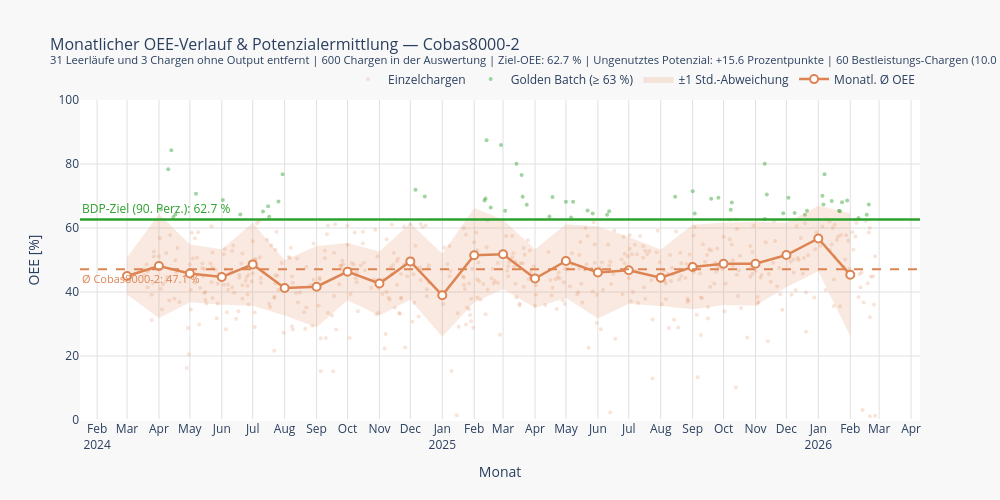

The notebook cell saved with this chart:
### Code cell
import plotly.graph_objects as go

# ── 5 · Cobas8000-2 — Potenzialermittlung (Best-Demonstrated-Practice) ───────

LINE2       = "Cobas8000-"
LINE2_OID   = "074FADAA-59C9-420A-BE0E-6367E00BE429"
LINE2_LABEL = "Cobas8000-2"

# Filtern, Typen konvertieren, NaN-Zeilen entfernen.
# total_quantity liegt in der CSV als String vor und muss explizit konvertiert werden.
df2 = df[(df["line_name"] == LINE2) & (df["line_oid"] == LINE2_OID)].copy()
df2["oee"]            = pd.to_numeric(df2["oee"],            errors="coerce")
df2["start"]          = pd.to_datetime(df2["start"],         errors="coerce")
df2["total_quantity"] = pd.to_numeric(df2["total_quantity"], errors="coerce")
df2 = df2.dropna(subset=["oee", "start"])

# Chargen ohne jede Produktion explizit ausschließen.
# Einträge mit total_quantity = 0 sind Leerläufe, Kurzstarts oder reine
# Stillstandserfassungen – sie haben keine OEE-Aussagekraft.
n_zero2 = (df2["total_quantity"] == 0).sum()
df2 = df2[df2["total_quantity"] > 0].copy()
if n_zero2 > 0:
    print(f"  {n_zero2} Charge(n) entfernt: keine Produktionsmenge vorhanden (Leerläufe).")

# Ungültige OEE-Werte entfernen (identisches Kriterium wie überall im Notebook).
# oee <= 0 : Totalausfälle und Berechnungsfehler – kein verwertbarer Output.
# oee > 1  : Physikalisch unmöglich – Berechnungsfehler im Quellsystem.
n_invalid2 = ((df2["oee"] <= 0) | (df2["oee"] > 1)).sum()
df2 = df2[(df2["oee"] > 0) & (df2["oee"] <= 1)].copy()
if n_invalid2 > 0:
    print(f"  {n_invalid2} Charge(n) entfernt: kein Output erzielt oder ungültiger Datenwert.")

# clip(upper=100) verhindert, dass Floating-Point-Ungenauigkeiten
# (z. B. oee = 1.0000001) zu oee_pct minimal über 100 führen.
df2["oee_pct"] = (df2["oee"] * 100).clip(upper=100)

# Monatliche Aggregation
df2["month"] = df2["start"].dt.to_period("M")
monthly2 = (
    df2.groupby("month")["oee_pct"]
    .agg(mean="mean", std="std", count="count")
    .reset_index()
)
monthly2["month_dt"] = monthly2["month"].dt.to_timestamp()
monthly2["std"] = monthly2["std"].fillna(0)

# Chargenseitig gewichteter Gesamtmittelwert (Status Quo)
overall_mean2 = df2["oee_pct"].mean()

# ── Potenzialberechnung (Best-Demonstrated-Practice) ─────────────────────────
# Zielwert: Das 90. Perzentil des bereinigten Datensatzes.
# BDP = Best Demonstrated Practice: der beste nachweislich erreichte Zustand
# der eigenen Anlage – 10 % der Chargen haben diesen Wert bereits erzielt.
# Hinweis: Dieser Perzentil-Wert dient als Zielgröße – er ist kein Filter.
target_oee2   = df2["oee_pct"].quantile(0.90)

# Identifiziertes ungenutztes Potenzial (Differenz aus Zielwert und Ist-Zustand)
oee_potential = target_oee2 - overall_mean2

# ── Golden Batches ────────────────────────────────────────────────────────────
# Eine „Golden Batch" ist jede Charge, die den BDP-Zielwert (90. Perzentil)
# erreicht oder überschritten hat. Diese Chargen beweisen, dass der Zielwert
# unter realen Bedingungen erreichbar ist – sie sind die Lernvorbilder für das
# Shopfloor-Meeting. In der Visualisierung werden sie als grüne Punkte
# minimal stärker hervorgehoben als die Standard-Chargen.
mask_golden  = df2["oee_pct"] >= target_oee2
df2_standard = df2[~mask_golden]
df2_golden   = df2[mask_golden]
n_golden     = int(mask_golden.sum())
# ─────────────────────────────────────────────────────────────────────────────

print(f"Datenbasis {LINE2_LABEL}: {len(df2)} Chargen | {monthly2['month'].min()} bis {monthly2['month'].max()}")
print(f"  Entfernt: {n_zero2} Leerläufe ohne Produktion | {n_invalid2} Chargen ohne verwertbaren OEE")
print(f"Durchschnittlicher OEE: {overall_mean2:.1f} %")
print(f"Ziel-OEE (beste 10 % der eigenen Chargen): {target_oee2:.1f} %")
print(f"Ungenutztes Potenzial: +{oee_potential:.1f} Prozentpunkte")
print(f"Bestleistungs-Chargen: {n_golden} von {len(df2)} Chargen haben das Ziel bereits erreicht ({n_golden / len(df2) * 100:.1f} %)")

# Hilfsvariablen für den Plot
x2     = monthly2["month_dt"]
y2     = monthly2["mean"]
y2_std = monthly2["std"]
y2_up  = y2 + y2_std
y2_lo  = y2 - y2_std

fig2 = go.Figure()

# Trace 1a: Standard-Chargen (orange, blass) – alle Chargen unterhalb des BDP-Ziels.
fig2.add_trace(go.Scatter(
    x=df2_standard["start"], y=df2_standard["oee_pct"],
    mode="markers", name="Einzelchargen",
    marker=dict(color="#DD8452", size=4, opacity=0.22),
    hovertemplate="Datum: %{x|%Y-%m-%d}<br>OEE: %{y:.1f} %<extra>Einzelcharge</extra>",
))

# Trace 1b: Golden Batches (grün, Kreis) – gleiche Größe (size 4), aber opaker
# (0.45 vs. 0.22) und grün statt orange. Subtile Hervorhebung ohne das
# Gesamtbild zu dominieren.
fig2.add_trace(go.Scatter(
    x=df2_golden["start"], y=df2_golden["oee_pct"],
    mode="markers", name=f"Golden Batch (≥ {target_oee2:.0f} %)",
    marker=dict(
        color="#2CA02C", size=4, opacity=0.45,
        symbol="circle",
    ),
    hovertemplate=(
        "<b>Golden Batch</b><br>"
        "Datum: %{x|%Y-%m-%d}<br>"
        "OEE: %{y:.1f} %"
        "<extra>Golden Batch</extra>"
    ),
))

# Trace 2: ±1σ-Band (geschlossene Fläche)
fig2.add_trace(go.Scatter(
    x=list(x2) + list(x2[::-1]),
    y=list(y2_up) + list(y2_lo[::-1]),
    fill="toself",
    fillcolor="rgba(221, 132, 82, 0.18)",
    line=dict(color="rgba(255,255,255,0)"),
    hoverinfo="skip", showlegend=True,
    name="±1 Std.-Abweichung",
))

# Trace 3: monatliche Mittelwertlinie mit Hover-Tooltip
fig2.add_trace(go.Scatter(
    x=x2, y=y2,
    mode="lines+markers", name="Monatl. Ø OEE",
    line=dict(color="#DD8452", width=2.5),
    marker=dict(size=8, color="white", line=dict(color="#DD8452", width=2)),
    hovertemplate=(
        "<b>%{x|%B %Y}</b><br>"
        "Ø OEE: %{y:.1f} %<br>"
        "σ: %{customdata[0]:.1f} %<br>"
        "Chargen: %{customdata[1]}<extra></extra>"
    ),
    customdata=np.column_stack([y2_std, monthly2["count"]]),
))

# Referenzlinie: BDP-Zielwert / 90. Perzentil (grün)
fig2.add_hline(
    y=target_oee2,
    line=dict(color="#2CA02C", width=2.5),
    annotation_text=f"BDP-Ziel (90. Perz.): {target_oee2:.1f} %",
    annotation_position="top left",
    annotation_font=dict(color="#2CA02C", size=12),
)

# Referenzlinie: eigener Gesamtmittelwert / Status Quo (orange, gestrichelt)
fig2.add_hline(
    y=overall_mean2,
    line=dict(color="#DD8452", width=2, dash="dash"),
    annotation_text=f"Ø {LINE2_LABEL}: {overall_mean2:.1f} %",
    annotation_position="bottom left",
    annotation_font=dict(color="#DD8452", size=11),
)

fig2.update_layout(
    title=dict(
        text=(
            f"Monatlicher OEE-Verlauf & Potenzialermittlung — {LINE2_LABEL}<br>"
            f"<sup>{n_zero2} Leerläufe und {n_invalid2} Chargen ohne Output entfernt "
            f"| {len(df2)} Chargen in der Auswertung "
            f"| Ziel-OEE: {target_oee2:.1f} % | Ungenutztes Potenzial: +{oee_potential:.1f} Prozentpunkte "
            f"| {n_golden} Bestleistungs-Chargen ({n_golden / len(df2) * 100:.1f} %)</sup>"
        ),
        font=dict(size=16),
    ),
    xaxis=dict(
        title="Monat", tickformat="%b\n%Y", dtick="M1",
        showgrid=True, gridcolor="#e0e0e0",
    ),
    yaxis=dict(
        title="OEE [%]", range=[0, 100],
        showgrid=True, gridcolor="#e0e0e0",
    ),
    legend=dict(orientation="h", yanchor="bottom", y=1.02, xanchor="right", x=1),
    plot_bgcolor="white", paper_bgcolor="#f8f8f8",

    width=1000, height=500, hovermode="x unified",

)

fig2.show()

### Figure 1 — Plotly figure (JSON) as saved in the notebook; plotly's stock layout.template omitted (floating-point values rounded to 4 significant figures; data arrays with more than 128 entries replaced by an {"elided": "..."} marker saying what was removed)
{"data": [{"hovertemplate": "Datum: %{x|%Y-%m-%d}<br>OEE: %{y:.1f} %<extra>Einzelcharge</extra>", "marker": {"color": "#DD8452", "opacity": 0.22, "size": 4}, "mode": "markers", "name": "Einzelchargen", "type": "scatter", "x": {"elided": "540 str values"}, "y": {"elided": "540 float values"}}, {"hovertemplate": "<b>Golden Batch</b><br>Datum: %{x|%Y-%m-%d}<br>OEE: %{y:.1f} %<extra>Golden Batch</extra>", "marker": {"color": "#2CA02C", "opacity": 0.45, "size": 4, "symbol": "circle"}, "mode": "markers", "name": "Golden Batch (≥ 63 %)", "type": "scatter", "x": ["2025-03-24T00:00:00.000000", "2024-12-06T00:00:00.000000", "2025-03-20T00:00:00.000000", "2025-06-12T00:00:00.000000", "2025-10-09T00:00:00.000000", "2026-01-21T00:00:00.000000", "2024-05-07T00:00:00.000000", "2024-07-17T00:00:00.000000", "2026-01-22T00:00:00.000000", "2025-03-19T00:00:00.000000", "2024-04-13T00:00:00.000000", "2024-04-10T00:00:00.000000", "2025-02-13T00:00:00.000000", "2025-09-19T00:00:00.000000", "2025-03-03T00:00:00.000000", "2024-07-11T00:00:00.000000", "2024-07-16T00:00:00.000000", "2026-02-17T00:00:00.000000", "2025-11-28T00:00:00.000000", "2025-04-15T00:00:00.000000", "2025-08-15T00:00:00.000000", "2025-09-01T00:00:00.000000", "2026-01-07T00:00:00.000000", "2025-05-27T00:00:00.000000", "2025-05-22T00:00:00.000000", "2025-12-21T00:00:00.000000", "2025-05-01T00:00:00.000000", "2025-12-19T00:00:00.000000", "2026-01-14T00:00:00.000000", "2025-04-18T00:00:00.000000", "2026-02-19T00:00:00.000000", "2025-03-14T00:00:00.000000", "2024-06-02T00:00:00.000000", "2025-02-27T00:00:00.000000", "2024-07-30T00:00:00.000000", "2025-02-17T00:00:00.000000", "2025-09-03T00:00:00.000000", "2025-11-10T00:00:00.000000", "2026-01-05T00:00:00.000000", "2025-02-11T00:00:00.000000", "2025-05-06T00:00:00.000000", "2025-12-09T00:00:00.000000", "2024-12-15T00:00:00.000000", "2025-06-10T00:00:00.000000", "2025-09-26T00:00:00.000000", "2024-06-19T00:00:00.000000", "2026-02-09T00:00:00.000000", "2026-01-29T00:00:00.000000", "2025-11-10T00:00:00.000000", "2025-11-12T00:00:00.000000", "2025-10-08T00:00:00.000000", "2026-01-24T00:00:00.000000", "2024-07-26T00:00:00.000000", "2025-02-12T00:00:00.000000", "2024-04-15T00:00:00.000000", "2024-04-17T00:00:00.000000", "2024-04-03T00:00:00.000000", "2025-12-03T00:00:00.000000", "2026-01-06T00:00:00.000000", "2025-05-08T00:00:00.000000"], "y": [67.27, 71.98, 69.75, 65.25, 67.98, 65.35, 70.71, 63.51, 65.22, 76.59, 84.3, 78.39, 87.44, 69.17, 65.4, 65.16, 66.82, 64.13, 64.6, 63.61, 69.79, 71.49, 76.77, 64.51, 65.47, 65.36, 68.19, 64.12, 68.47, 69.66, 67.37, 80.07, 68.72, 85.9, 76.82, 66.41, 64.53, 62.84, 70.05, 68.61, 63.3, 64.73, 69.82, 64.13, 69.46, 64.23, 63.09, 68.56, 80.07, 70.46, 65.69, 68.06, 68.28, 69.22, 63.44, 64.23, 65.77, 69.43, 67.34, 68.17]}, {"fill": "toself", "fillcolor": "rgba(221, 132, 82, 0.18)", "hoverinfo": "skip", "line": {"color": "rgba(255,255,255,0)"}, "name": "±1 Std.-Abweichung", "showlegend": true, "type": "scatter", "x": ["2024-03-01T00:00:00", "2024-04-01T00:00:00", "2024-05-01T00:00:00", "2024-06-01T00:00:00", "2024-07-01T00:00:00", "2024-08-01T00:00:00", "2024-09-01T00:00:00", "2024-10-01T00:00:00", "2024-11-01T00:00:00", "2024-12-01T00:00:00", "2025-01-01T00:00:00", "2025-02-01T00:00:00", "2025-03-01T00:00:00", "2025-04-01T00:00:00", "2025-05-01T00:00:00", "2025-06-01T00:00:00", "2025-07-01T00:00:00", "2025-08-01T00:00:00", "2025-09-01T00:00:00", "2025-10-01T00:00:00", "2025-11-01T00:00:00", "2025-12-01T00:00:00", "2026-01-01T00:00:00", "2026-02-01T00:00:00", "2026-02-01T00:00:00", "2026-01-01T00:00:00", "2025-12-01T00:00:00", "2025-11-01T00:00:00", "2025-10-01T00:00:00", "2025-09-01T00:00:00", "2025-08-01T00:00:00", "2025-07-01T00:00:00", "2025-06-01T00:00:00", "2025-05-01T00:00:00", "2025-04-01T00:00:00", "2025-03-01T00:00:00", "2025-02-01T00:00:00", "2025-01-01T00:00:00", "2024-12-01T00:00:00", "2024-11-01T00:00:00", "2024-10-01T00:00:00", "2024-09-01T00:00:00", "2024-08-01T00:00:00", "2024-07-01T00:00:00", "2024-06-01T00:00:00", "2024-05-01T00:00:00", "2024-04-01T00:00:00", "2024-03-01T00:00:00"], "y": [50.77, 64.35, 54.82, 53.33, 61.53, 49.91, 54.35, 55.31, 52.69, 61.52, 51.93, 66.25, 62.62, 53.39, 61.14, 60.45, 57.2, 53.32, 61.05, 61.68, 61.92, 61.65, 66.98, 64.61, 26.14, 46.46, 41.46, 35.79, 35.97, 34.62, 35.65, 36.35, 31.71, 38.22, 35.05, 40.96, 36.74, 26.0, 37.61, 32.64, 37.39, 28.97, 32.62, 35.72, 36.05, 36.79, 31.86, 39.24]}, {"customdata": [[5.767, 12.0], [16.24, 24.0], [9.018, 31.0], [8.638, 31.0], [12.9, 32.0], [8.646, 20.0], [12.69, 25.0], [8.959, 25.0], [10.02, 27.0], [11.95, 19.0], [12.96, 25.0], [14.75, 26.0], [10.83, 30.0], [9.172, 19.0], [11.46, 28.0], [14.37, 20.0], [10.42, 24.0], [8.834, 27.0], [13.21, 28.0], [12.86, 26.0], [13.07, 22.0], [10.09, 24.0], [10.26, 30.0], [19.24, 25.0]], "hovertemplate": "<b>%{x|%B %Y}</b><br>Ø OEE: %{y:.1f} %<br>σ: %{customdata[0]:.1f} %<br>Chargen: %{customdata[1]}<extra></extra>", "line": {"color": "#DD8452", "width": 2.5}, "marker": {"color": "white", "line": {"color": "#DD8452", "width": 2}, "size": 8}, "mode": "lines+markers", "name": "Monatl. Ø OEE", "type": "scatter", "x": ["2024-03-01T00:00:00.000000", "2024-04-01T00:00:00.000000", "2024-05-01T00:00:00.000000", "2024-06-01T00:00:00.000000", "2024-07-01T00:00:00.000000", "2024-08-01T00:00:00.000000", "2024-09-01T00:00:00.000000", "2024-10-01T00:00:00.000000", "2024-11-01T00:00:00.000000", "2024-12-01T00:00:00.000000", "2025-01-01T00:00:00.000000", "2025-02-01T00:00:00.000000", "2025-03-01T00:00:00.000000", "2025-04-01T00:00:00.000000", "2025-05-01T00:00:00.000000", "2025-06-01T00:00:00.000000", "2025-07-01T00:00:00.000000", "2025-08-01T00:00:00.000000", "2025-09-01T00:00:00.000000", "2025-10-01T00:00:00.000000", "2025-11-01T00:00:00.000000", "2025-12-01T00:00:00.000000", "2026-01-01T00:00:00.000000", "2026-02-01T00:00:00.000000"], "y": [45.0, 48.11, 45.8, 44.69, 48.63, 41.27, 41.66, 46.35, 42.66, 49.56, 38.97, 51.5, 51.79, 44.22, 49.68, 46.08, 46.77, 44.48, 47.84, 48.82, 48.85, 51.56, 56.72, 45.37]}], "layout": {"annotations": [{"font": {"color": "#2CA02C", "size": 12}, "showarrow": false, "text": "BDP-Ziel (90. Perz.): 62.7 %", "x": 0, "xanchor": "left", "xref": "x domain", "y": 62.68, "yanchor": "bottom", "yref": "y"}, {"font": {"color": "#DD8452", "size": 11}, "showarrow": false, "text": "Ø Cobas8000-2: 47.1 %", "x": 0, "xanchor": "left", "xref": "x domain", "y": 47.13, "yanchor": "top", "yref": "y"}], "height": 500, "hovermode": "x unified", "legend": {"orientation": "h", "x": 1, "xanchor": "right", "y": 1.02, "yanchor": "bottom"}, "paper_bgcolor": "#f8f8f8", "plot_bgcolor": "white", "shapes": [{"line": {"color": "#2CA02C", "width": 2.5}, "type": "line", "x0": 0, "x1": 1, "xref": "x domain", "y0": 62.68, "y1": 62.68, "yref": "y"}, {"line": {"color": "#DD8452", "dash": "dash", "width": 2}, "type": "line", "x0": 0, "x1": 1, "xref": "x domain", "y0": 47.13, "y1": 47.13, "yref": "y"}], "title": {"font": {"size": 16}, "text": "Monatlicher OEE-Verlauf & Potenzialermittlung — Cobas8000-2<br><sup>31 Leerläufe und 3 Chargen ohne Output entfernt | 600 Chargen in der Auswertung | Ziel-OEE: 62.7 % | Ungenutztes Potenzial: +15.6 Prozentpunkte | 60 Bestleistungs-Chargen (10.0 %)</sup>"}, "width": 1000, "xaxis": {"dtick": "M1", "gridcolor": "#e0e0e0", "showgrid": true, "tickformat": "%b\n%Y", "title": {"text": "Monat"}}, "yaxis": {"gridcolor": "#e0e0e0", "range": [0, 100], "showgrid": true, "title": {"text": "OEE [%]"}}}}
